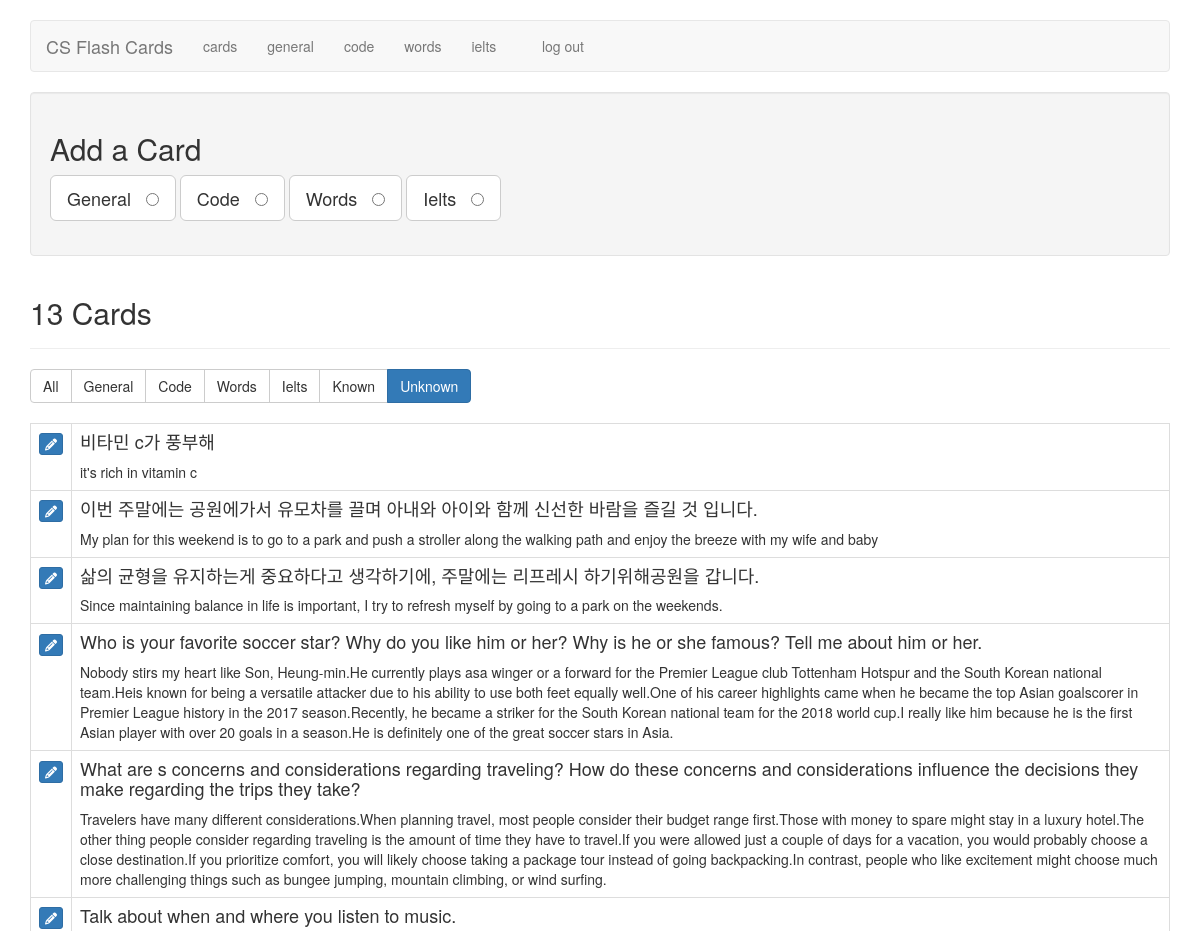
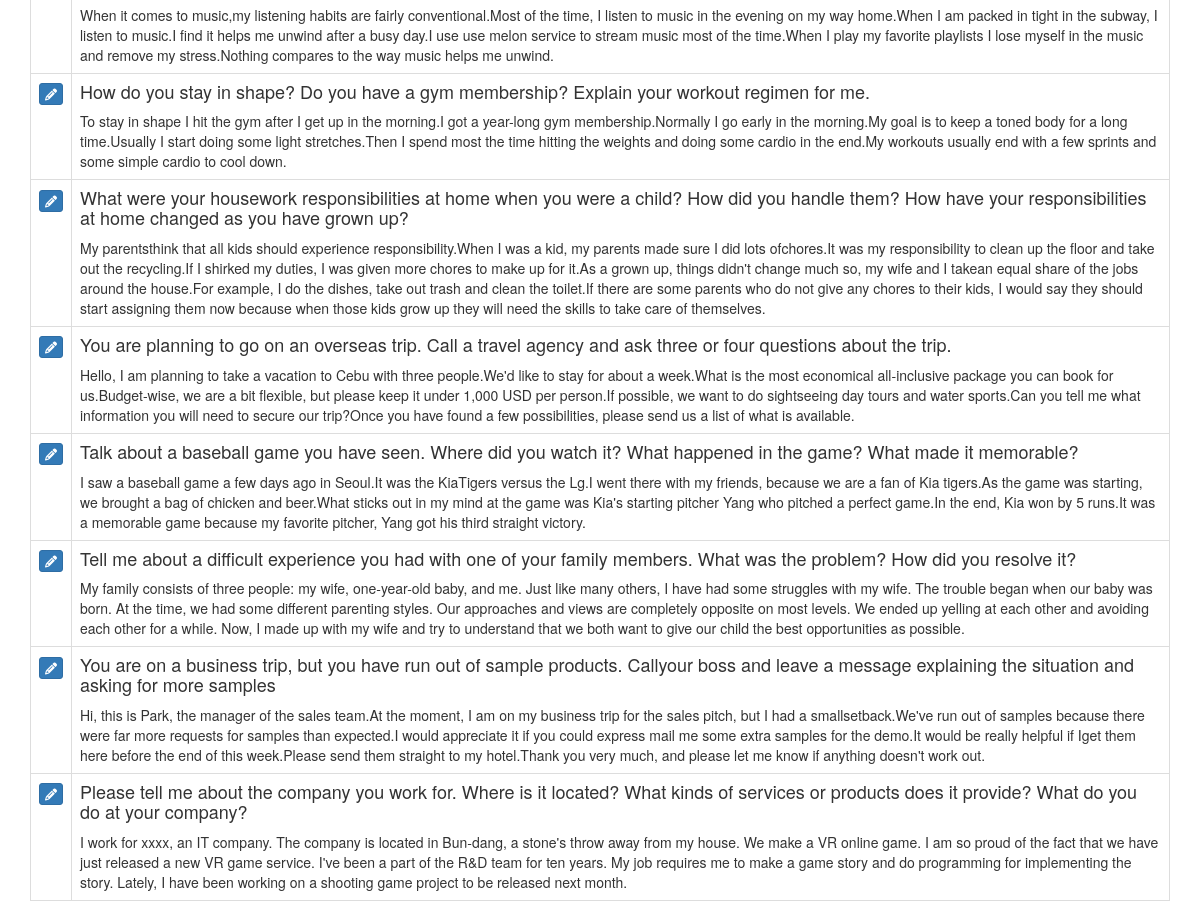
The app's page /filter_cards/unknown (signed in) with its own data (2 pictures, top to bottom).
### tables this page shows
CREATE TABLE cards (
  id integer primary key autoincrement,
   /* 1 for interview, 2 for code, 3 for english, 4 for ielts */
  type tinyint not null,
  front text not null,
  back text not null,
  sort int default 0,
  known boolean default 0
);

### flash_cards.py (the view)
@application.route('/filter_cards/<filter_name>')
def filter_cards(filter_name):
    if not session.get('logged_in'):
        return redirect(url_for('login'))
    filters = {
        "all":      "where 1 = 1",
        "general":  "where type = 1",
        "code":     "where type = 2",
        "eng":     "where type = 3",
        "ielts":     "where type = 4",
        "known":    "where known = 1",
        "unknown":  "where known = 0",
    }
    query = filters.get(filter_name)
    if not query:
        return redirect(url_for('cards'))
    db = get_db()
    fullquery = "SELECT id, type, front, back, known FROM cards " + query + " ORDER BY id DESC"
    cur = db.execute(fullquery)
    cards = cur.fetchall()
    return render_template('cards.html', cards=cards, filter_name=filter_name)

### flash_cards.py (called while the page is built)
def connect_db():
    rv = sqlite3.connect(application.config['DATABASE'])
    rv.row_factory = sqlite3.Row
    return rv

def get_db():
    if not hasattr(g, 'sqlite_db'):
        g.sqlite_db = connect_db()
    return g.sqlite_db

### templates/cards.html (shortened to what this page needs)
{% extends "layout.html" %}
{% block body %}
    <div class="well editPanel">
        <h2>Add a Card</h2>
        <form action="{{ url_for('add_card') }}" method="post" class="cardForm">
            <div class="form-group">
                <label for="general" class="toggleButton btn btn-default btn-lg">General &nbsp;
                    <input type="radio" name="type" value="1" id="general"/>
                </label>
                <label for="code" class="toggleButton btn btn-default btn-lg">Code &nbsp;
                    <input type="radio" name="type" value="2" id="code"/>
                </label>
                <label for="eng" class="toggleButton btn btn-default btn-lg">Words &nbsp;
                    <input type="radio" name="type" value="3" id="eng"/>
                </label>
                <label for="ielts" class="toggleButton btn btn-default btn-lg">Ielts &nbsp;
                    <input type="radio" name="type" value="4" id="ielts"/>
                </label>
            </div>
        </form>
    </div>
    <div class="page-header">
        <h2>{{ cards|length }} Card{{ '' if (cards|length == 1) else 's' }}</h2>
    </div>
    <div class="btn-group btn-group-md" role="group" aria-label="filters">
        <a href="{{ url_for('filter_cards', filter_name="all") }}" class="btn btn-{{ "primary" if filter_name == "all" else "default" }}">All</a>
        <a href="{{ url_for('filter_cards', filter_name="general") }}" class="btn btn-{{ "primary" if filter_name == "general" else "default" }}">General</a>
        <a href="{{ url_for('filter_cards', filter_name="code") }}" class="btn btn-{{ "primary" if filter_name == "code" else "default" }}">Code</a>
        <a href="{{ url_for('filter_cards', filter_name="eng") }}" class="btn btn-{{ "primary" if filter_name == "eng" else "default" }}">Words</a>
        <a href="{{ url_for('filter_cards', filter_name="ielts") }}" class="btn btn-{{ "primary" if filter_name == "ielts" else "default" }}">Ielts</a>
        <a href="{{ url_for('filter_cards', filter_name="known") }}" class="btn btn-{{ "primary" if filter_name == "known" else "default" }}">Known</a>
        <a href="{{ url_for('filter_cards', filter_name="unknown") }}" class="btn btn-{{ "primary" if filter_name == "unknown" else "default" }}">Unknown</a>
    </div>
    <br />
    <br />
    <table class="table table-bordered">
        {% for card in cards %}
            <tr>
                <td>
                    <a href="{{ url_for('edit', card_id=card.id) }}" class="btn btn-xs btn-primary"><i class="fa fa-pencil" aria-hidden="true"></i></a>
                </td>
                <td class="cardContent">
                    <h4>
                        {{ card.front }}
                    </h4>
                    {% if card.type != 2%}
                        {{ card.back|replace("\n", "<br />")|safe }}
                    {% else %}
                        <pre><code>{{ card.back|escape }}</code></pre>
                    {% endif %}
                </td>
            </tr>
        {% else %}
            <tr>
                <td>
                    <em>No cards to show.</em>
                </td>
            </tr>
        {% endfor %}
    </table>
{% endblock %}

### static/style.css (style rules this page uses)
.cardContent h4 { margin-top: 0; }

### records on screen
cards: front "비타민 c가 풍부해", back "it's rich in vitamin c"
cards: front "이번 주말에는 공원에가서 유모차를 끌며 아내와 아이와 함께 신선한 바람을 즐길 것 입니다.", back "My plan for this weekend is to go to a park and push a stroller along the walking path and enjoy the breeze with my wife and baby"
cards: front "삶의 균형을 유지하는게 중요하다고 생각하기에, 주말에는 리프레시 하기위해공원을 갑니다.", back "Since maintaining balance in life is important, I try to refresh myself by going to a park on the weekends."
cards: front "Who is your favorite soccer star? Why do you like him or her? Why is he or she famous? Tell me about him or her.", back "Nobody stirs my heart like Son, Heung-min.He currently plays asa winger or a forward for the Premier League club Tottenham Hotspur and the South Korean national team.Heis known for being a versatile attacker due to his ability to use both feet equally well.One of his career highlights came when he became the top Asian goalscorer in Premier League history in the 2017 season.Recently, he became a striker for the South Korean national team for the 2018 world cup.I really like him because he is the first Asian player with over 20 goals in a season.He is definitely one of the great soccer stars in Asia."
cards: front "What are s concerns and considerations regarding traveling? How do these concerns and considerations influence the decisions they make regarding the trips they take?", back "Travelers have many different considerations.When planning travel, most people consider their budget range first.Those with money to spare might stay in a luxury hotel.The other thing people consider regarding traveling is the amount of time they have to travel.If you were allowed just a couple of days for a vacation, you would probably choose a close destination.If you prioritize comfort, you will likely choose taking a package tour instead of going backpacking.In contrast, people who like excitement might choose much more challenging things such as bungee jumping, mountain climbing, or wind surfing."
cards: front "Talk about when and where you listen to music.", back "When it comes to music,my listening habits are fairly conventional.Most of the time, I listen to music in the evening on my way home.When I am packed in tight in the subway, I listen to music.I find it helps me unwind after a busy day.I use use melon service to stream music most of the time.When I play my favorite playlists I lose myself in the music and remove my stress.Nothing compares to the way music helps me unwind."
cards: front "How do you stay in shape? Do you have a gym membership? Explain your workout regimen for me.", back "To stay in shape I hit the gym after I get up in the morning.I got a year-long gym membership.Normally I go early in the morning.My goal is to keep a toned body for a long time.Usually I start doing some light stretches.Then I spend most the time hitting the weights and doing some cardio in the end.My workouts usually end with a few sprints and some simple cardio to cool down."
cards: front "What were your housework responsibilities at home when you were a child? How did you handle them? How have your responsibilities at home changed as you have grown up?", back "My parentsthink that all kids should experience responsibility.When I was a kid, my parents made sure I did lots ofchores.It was my responsibility to clean up the floor and take out the recycling.If I shirked my duties, I was given more chores to make up for it.As a grown up, things didn't change much so, my wife and I takean equal share of the jobs around the house.For example, I do the dishes, take out trash and clean the toilet.If there are some parents who do not give any chores to their kids, I would say they should start assigning them now because when those kids grow up they will need the skills to take care of themselves."
cards: front "You are planning to go on an overseas trip. Call a travel agency and ask three or four questions about the trip.", back "Hello, I am planning to take a vacation to Cebu with three people.We'd like to stay for about a week.What is the most economical all-inclusive package you can book for us.Budget-wise, we are a bit flexible, but please keep it under 1,000 USD per person.If possible, we want to do sightseeing day tours and water sports.Can you tell me what information you will need to secure our trip?Once you have found a few possibilities, please send us a list of what is available."
cards: front "Talk about a baseball game you have seen. Where did you watch it? What happened in the game? What made it memorable?", back "I saw a baseball game a few days ago in Seoul.It was the KiaTigers versus the Lg.I went there with my friends, because we are a fan of Kia tigers.As the game was starting, we brought a bag of chicken and beer.What sticks out in my mind at the game was Kia's starting pitcher Yang who pitched a perfect game.In the end, Kia won by 5 runs.It was a memorable game because my favorite pitcher, Yang got his third straight victory."
cards: front "Tell me about a difficult experience you had with one of your family members. What was the problem? How did you resolve it?", back "My family consists of three people: my wife, one-year-old baby, and me. Just like many others, I have had some struggles with my wife. The trouble began when our baby was born. At the time, we had some different parenting styles. Our approaches and views are completely opposite on most levels. We ended up yelling at each other and avoiding each other for a while. Now, I made up with my wife and try to understand that we both want to give our child the best opportunities as possible."
cards: front "You are on a business trip, but you have run out of sample products. Callyour boss and leave a message explaining the situation and asking for more samples", back "Hi, this is Park, the manager of the sales team.At the moment, I am on my business trip for the sales pitch, but I had a smallsetback.We've run out of samples because there were far more requests for samples than expected.I would appreciate it if you could express mail me some extra samples for the demo.It would be really helpful if Iget them here before the end of this week.Please send them straight to my hotel.Thank you very much, and please let me know if anything doesn't work out."
cards: front "Please tell me about the company you work for. Where is it located? What kinds of services or products does it provide? What do you do at your company?", back "I work for xxxx, an IT company. The company is located in Bun-dang, a stone's throw away from my house. We make a VR online game. I am so proud of the fact that we have just released a new VR game service. I've been a part of the R&D team for ten years. My job requires me to make a game story and do programming for implementing the story. Lately, I have been working on a shooting game project to be released next month."

### other values on screen
{{ cards|length }} "13"
{{ '' if (cards|length == 1) else 's' }} "s"
